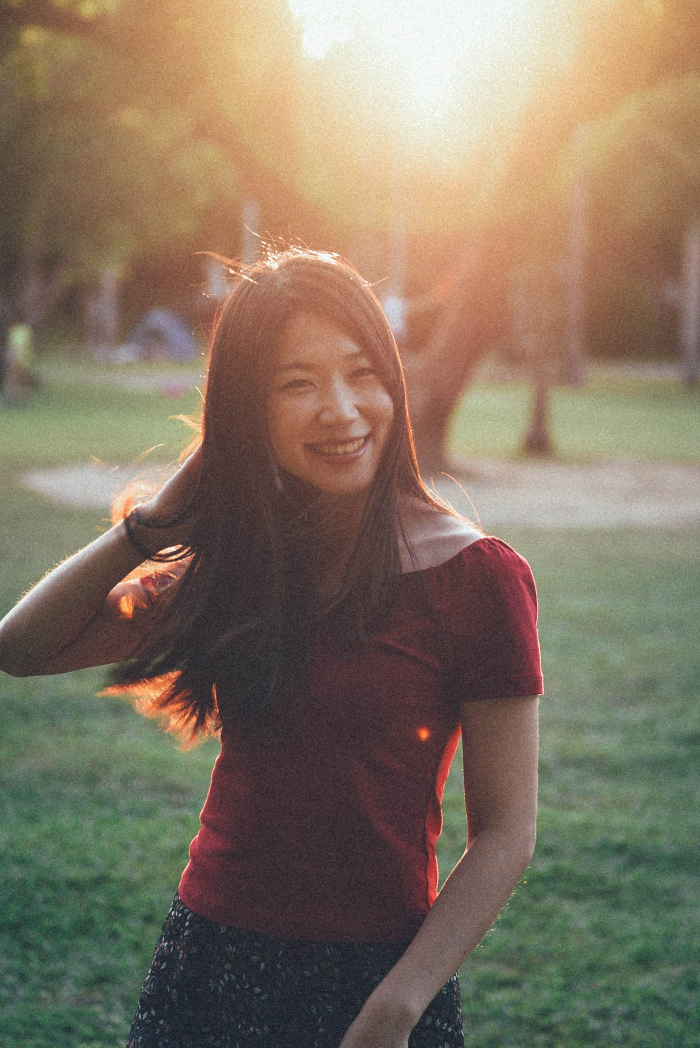
#> input picture t22.jpg, 1400 x 2096 px (shown at 1/2 size)
$ python 3_resize_picture.py
#> lines starting #> are read from the running program, lines starting #| are printed output that depends on the picture
import cv2


image = cv2.imread('t22.jpg')
#> image is the input picture: shape (2096, 1400, 3); mean B, G, R 98.6, 116.5, 130.7
image = cv2.resize(image, (350, 500), interpolation=cv2.INTER_AREA)
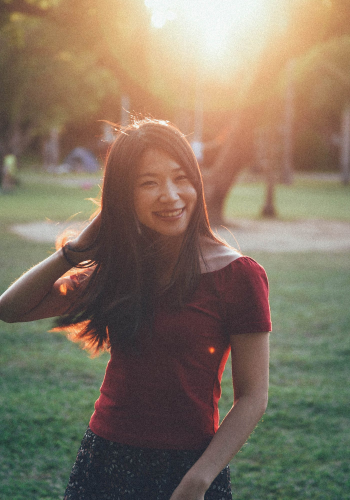
#> image: shape (500, 350, 3); mean B, G, R 98.6, 116.5, 130.7
cv2.imwrite('tt22.jpg', image)
cv2.imshow('Result', image)
cv2.waitKey(0)
cv2.destroyAllWindows()

$ run again, with 01-done.jpg copied over t22.jpg
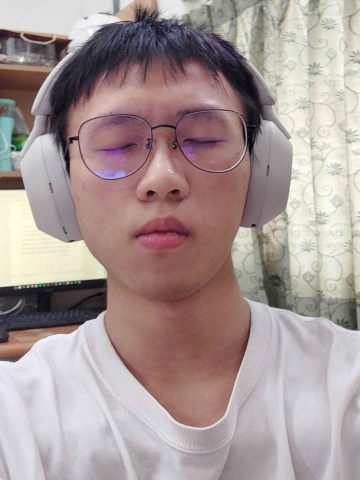
#> input picture 01-done.jpg, 360 x 480 px
#> image is the input picture: shape (480, 360, 3); mean B, G, R 150.5, 152, 167.8
#> `image = cv2.resize(image, (350, 500), interpolation=cv2.INTER_AREA)`:
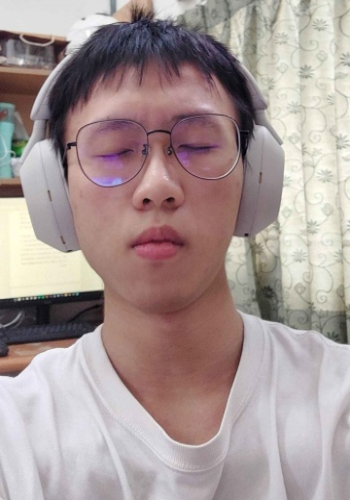
#> image: shape (500, 350, 3); mean B, G, R 150.4, 151.9, 167.7

$ run again, with 1.jpg copied over t22.jpg
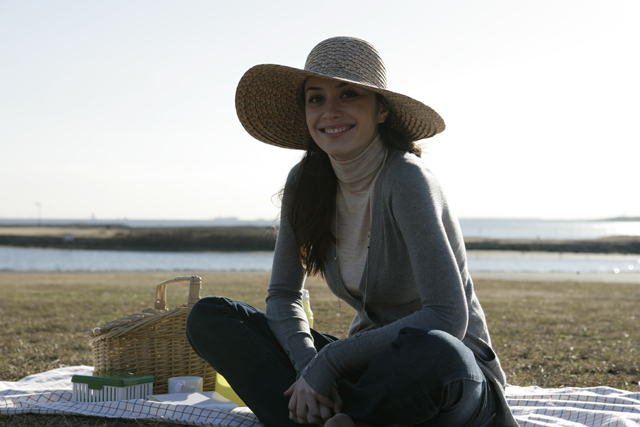
#> input picture 1.jpg, 640 x 427 px
#> image is the input picture: shape (427, 640, 3); mean B, G, R 154.8, 158.5, 157.9
#> `image = cv2.resize(image, (350, 500), interpolation=cv2.INTER_AREA)`:
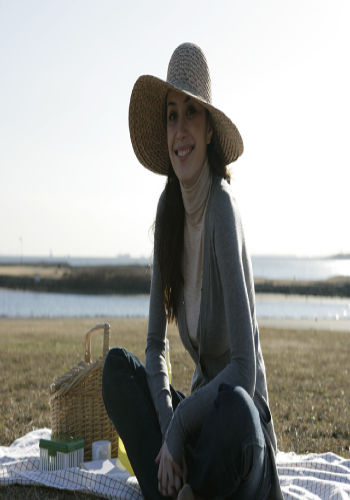
#> image: shape (500, 350, 3); mean B, G, R 154.7, 158.4, 157.9
